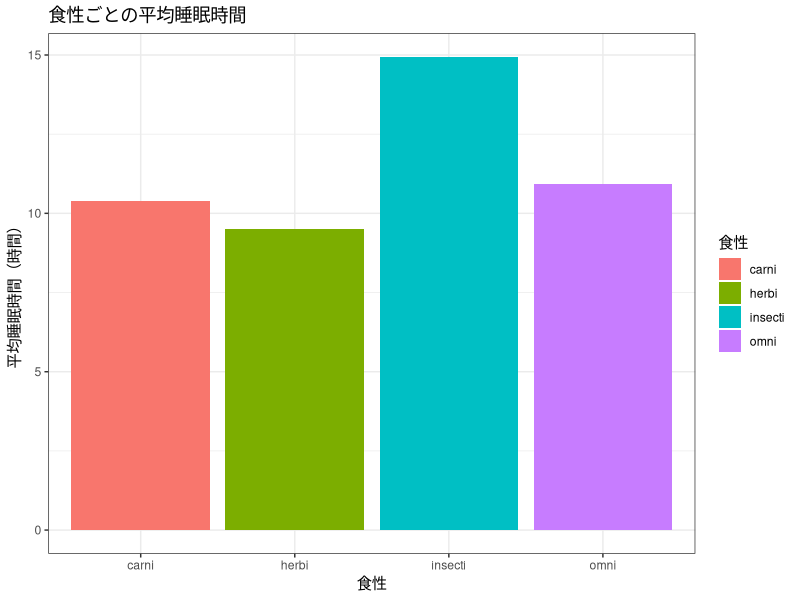
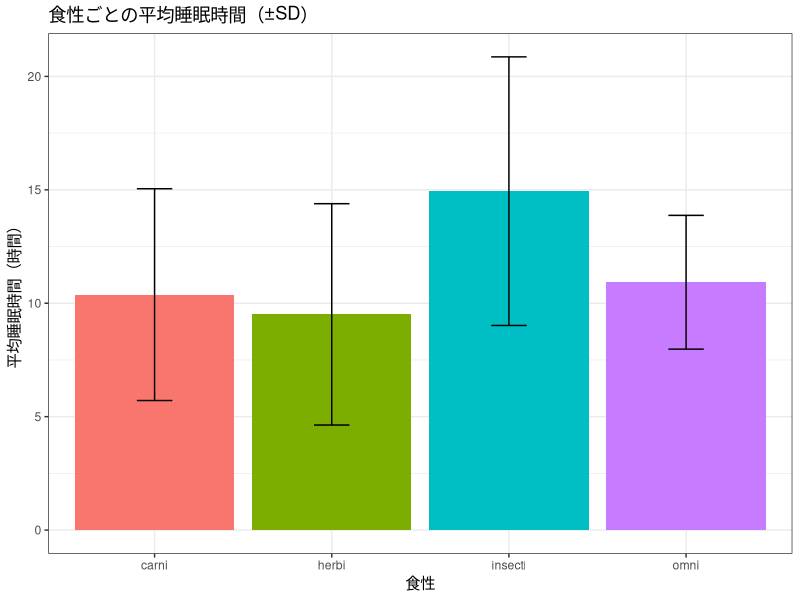

Write the R code that produced these figures, in order.
## ---- chunk 1
knitr::opts_chunk$set(echo = TRUE, warning = FALSE, message = FALSE)
library(tidyverse)

# 図の日本語が文字化けしないようにする（ragg があるときだけ有効にする）
if (requireNamespace("ragg", quietly = TRUE)) {
  knitr::opts_chunk$set(dev = "ragg_png")
}
## ---- chunk 2
library(tidyverse)
## ---- chunk 3
# msleep の全体の睡眠時間の平均
msleep |>
  summarise(mean_sleep = mean(sleep_total, na.rm = TRUE))
## ---- chunk 4
# 複数の統計量をまとめて計算
msleep |>
  summarise(
    n = n(),
    mean_sleep = mean(sleep_total, na.rm = TRUE),
    sd_sleep   = sd(sleep_total, na.rm = TRUE),
    min_sleep  = min(sleep_total, na.rm = TRUE),
    max_sleep  = max(sleep_total, na.rm = TRUE)
  )
## ---- chunk 5
# 食性（vore）ごとの平均睡眠時間
msleep |>
  group_by(vore) |>
  summarise(
    n = n(),
    mean_sleep = mean(sleep_total, na.rm = TRUE),
    sd_sleep   = sd(sleep_total, na.rm = TRUE)
  )
## ---- chunk 6
# irisデータ：種ごとの平均と標準偏差
iris |>
  group_by(Species) |>
  summarise(
    n = n(),
    mean_sepal = mean(Sepal.Length),
    sd_sepal   = sd(Sepal.Length),
    mean_petal = mean(Petal.Length),
    sd_petal   = sd(Petal.Length)
  )
## ---- chunk 7
# 食性ごとの件数
msleep |>
  count(vore)
## ---- chunk 8
# 降順で並べる
msleep |>
  count(vore, sort = TRUE)
## ---- chunk 9
# 集計データを作成
sleep_summary <- msleep |>
  filter(!is.na(vore)) |>
  group_by(vore) |>
  summarise(
    mean_sleep = mean(sleep_total, na.rm = TRUE),
    sd_sleep   = sd(sleep_total, na.rm = TRUE),
    n          = n()
  )

# 棒グラフ（geom_col で集計済みデータを使う）
ggplot(sleep_summary, aes(x = vore, y = mean_sleep, fill = vore)) +
  geom_col() +
  labs(title = "食性ごとの平均睡眠時間",
       x = "食性", y = "平均睡眠時間（時間）",
       fill = "食性") +
  theme_bw()
## ---- chunk 10
ggplot(sleep_summary, aes(x = vore, y = mean_sleep, fill = vore)) +
  geom_col() +
  geom_errorbar(aes(ymin = mean_sleep - sd_sleep,
                    ymax = mean_sleep + sd_sleep),
                width = 0.2) +
  labs(title = "食性ごとの平均睡眠時間（±SD）",
       x = "食性", y = "平均睡眠時間（時間）") +
  theme_bw() +
  theme(legend.position = "none")
## ---- chunk 11
# 欠損値がある列の確認
msleep |>
  summarise(across(everything(), ~ sum(is.na(.))))
## ---- chunk 12
# 欠損値を除いて集計（na.rm = TRUE）
msleep |>
  summarise(mean_rem = mean(sleep_rem, na.rm = TRUE))
## ---- chunk 13
# 欠損値のある行を除いてから集計
msleep |>
  filter(!is.na(sleep_rem)) |>
  group_by(vore) |>
  summarise(
    n = n(),
    mean_rem = mean(sleep_rem)
  )
